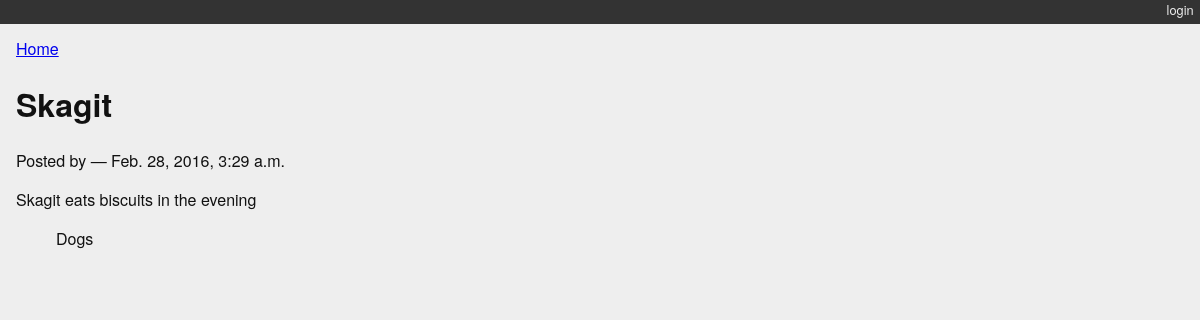
/posts/3/, run on the app's committed database.
### myblog/models.py (models this page shows)
class Post(models.Model):
    title = models.CharField(max_length=128)
    text = models.TextField(blank=True)
    author = models.ForeignKey(User)
    created_date = models.DateTimeField(auto_now_add=True)
    modified_date = models.DateTimeField(auto_now=True)
    published_date = models.DateTimeField(blank=True, null=True)
    def __str__(self):
        return self.title

class Category(models.Model):
    name = models.CharField(max_length=128)
    description = models.TextField(blank=True)
    posts = models.ManyToManyField(  #<== magic attribute to deal with multiple fields
        Post,
        blank=True,
        related_name='categories'
    )
    class Meta: #<== added esv to fix plurals problem with Categorys
        verbose_name_plural = "categories"  #<== added esv
    def __str__(self):
        return self.name

### myblog/views.py (the view)
def detail_view(request, post_id):
    published = Post.objects.exclude(published_date__exact=None)
    try:
        post = published.get(pk=post_id)
    except Post.DoesNotExist:
        raise Http404
    context = {'post': post}
    return render(request, 'detail.html', context)

### myblog/templates/detail.html
{% extends "base.html" %}
{% block content %}
<a class="backlink" href="/">Home</a>
<h1>{{ post }}</h1>
<p class="byline">
  Posted by {{ post.author_name }} &mdash; {{ post.published_date }}
</p>
<div class="post-body">
  {{ post.text }}
</div>
<ul class="categories">
  {% for category in post.categories.all %}
    <li>{{ category }}</li>
  {% endfor %}
</ul>
{% endblock %}

### myblog/static/django_blog.css (style rules this page uses)
body { background-color: #eee; color: #111; font-family: "HelveticaNeue-Light", "Helvetica Neue Light", "Helvetica Neue", Helvetica, Arial, "Lucida Grande", sans-serif; margin:0; padding:0; }
ul.categories { list-style: none; list-style-type: none; }
ul.categories li { display: inline; }

### data on the page
Post: title "Skagit", published_date "Feb. 28, 2016, 3:29 a.m.", text "Skagit eats biscuits in the evening"
Category: name "Dogs"
